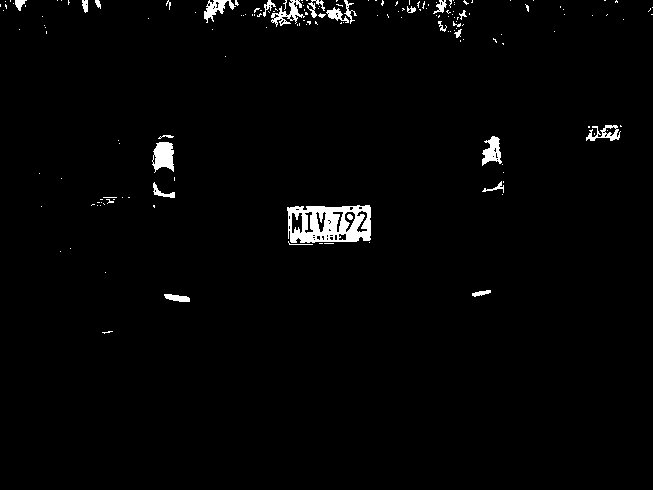
%> input picture placa_bw.bmp, 653 x 490 px
$ octave Clase_5_2.m   (GNU Octave 9; MATLAB toolbox functions it lacks are replaced by stand-ins)
%> lines starting %> are read from the running program, lines starting %| are printed output that depends on the picture; in (x1, y1, x2, y2) boxes, pixels count from 0 and x2, y2 are one past the last pixel; in counts of white or black regions, pixels touching at a corner belong together; the program's own positions count from 1
clear all, close all, clc
a=imread('placa_bw.bmp');
%> a is the input picture: size 490x653 uint8; 1.8% white; 170 white regions (142 under 20 px), largest, box (x1, y1, x2, y2) and area: (287, 205, 371, 243) 2253, (152, 142, 174, 173) 493, (482, 136, 502, 166) 348
b=imclearborder(a);
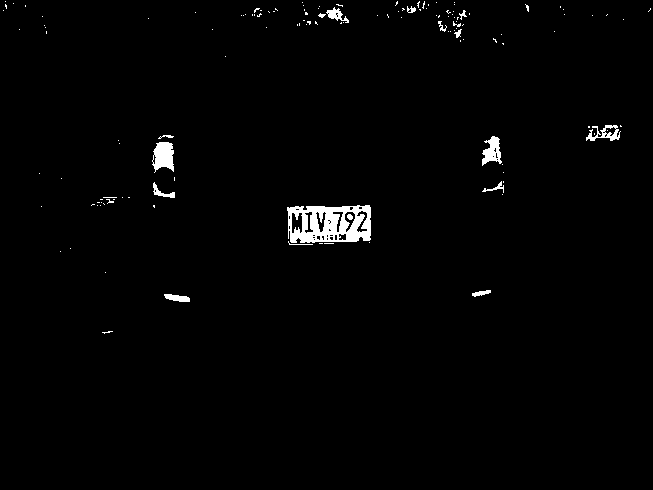
%> b: size 490x653 uint8; 1.4% white; 136 white regions (118 under 20 px), largest, box (x1, y1, x2, y2) and area: (287, 205, 371, 243) 2253, (152, 142, 174, 173) 493, (482, 136, 502, 166) 348
figure(1);imshow([a,b]);
%> after `imshow([a,b])`:
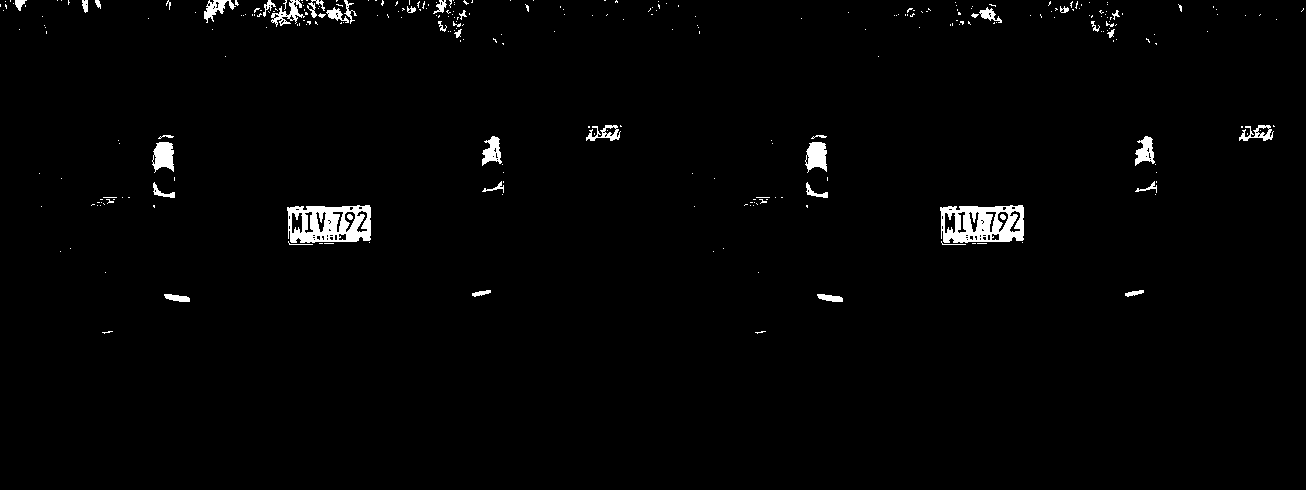
%> displayed picture: size 490x1306, on the screen's scale of 0 to 255; 1.6% white; 306 white regions (260 under 20 px), largest, box (x1, y1, x2, y2) and area: (287, 205, 371, 243) 2253, (940, 205, 1024, 243) 2253, (152, 142, 174, 173) 493
c=bwareaopen(b,1000);
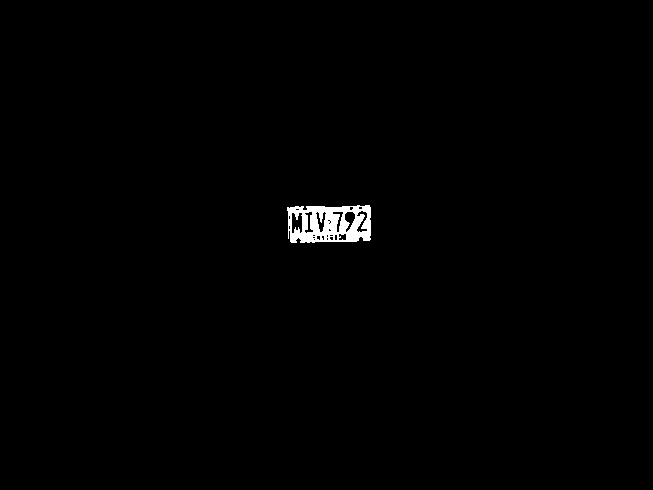
%> c: size 490x653 logical; 0.7% white; 1 white region, box (x1, y1, x2, y2) and area: (287, 205, 371, 243) 2253
figure(2);imshow(c)
